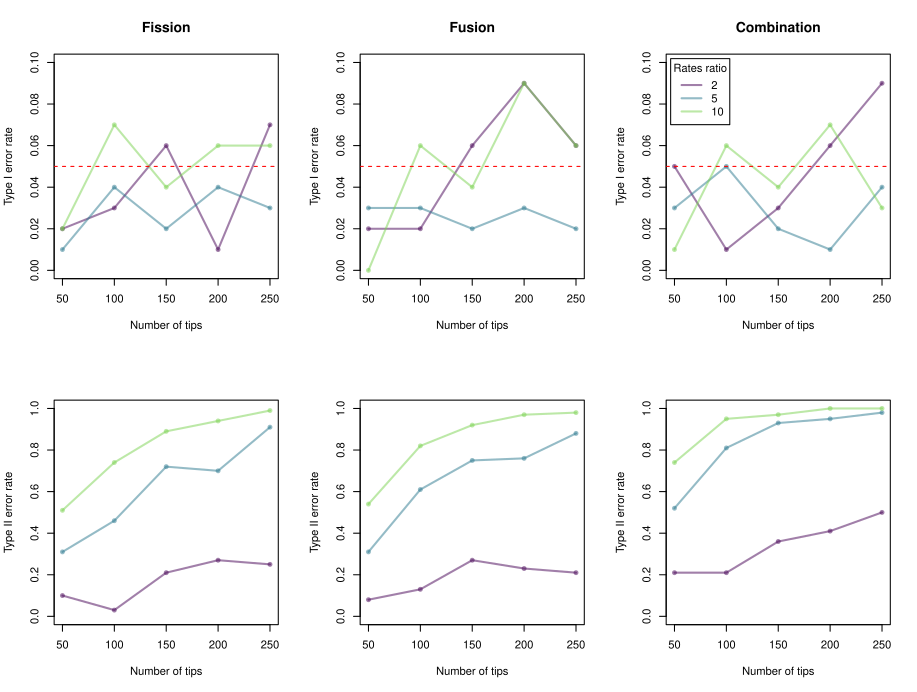

This chart was generated by the following R code:
# Terrence Sylvester
# pradakshanas@gmail.com
# 10 January 2022

# load libraries
library(coda)
library(stringr)

#### calculate significance ####
# get the list of files
files <- dir()
# only keep files that we want
files <- files[grep("post.burnin", files)]
files <- files[grep(paste("condition.1", sep = ""), files)]
# container to store p values
Sigtab <- as.data.frame(matrix(data = NA,
                               nrow = 15,
                               ncol = 6))
colnames(Sigtab) <- c("condition", "ntip","rr", "FissionSignificance", "FusionSignificance", "MeanRateSignificance")
# this will be used to get the post burnin from each MCMC run
pb.seq <- seq(from = 1, to = 5000, by = 50)
# read in data
for(i in 1:length(files)){
  dat <- read.csv(files[i])
  # make tables to hold rates in each simulation
  tab <- as.data.frame(matrix(data = NA, nrow = 100, ncol = 3))
  # label columns
  colnames(tab) <- c("FissionPassZero", "FusionPassZero", "MeanRatepassZero")
  for(j in 1:100){
    # fission
    # calculate HPD interval
    HPD.fis <- HPDinterval(as.mcmc(dat$asc2[pb.seq[j]:(pb.seq[j] + 49)] - dat$asc1[pb.seq[j]:(pb.seq[j] + 49)]))
    if(HPD.fis[1] < 0 & HPD.fis[2] > 0){
      tab$FissionPassZero[j] <- 0
    }else{
      tab$FissionPassZero[j] <- 1
    }
    # fusion
    # calculate HPD interval
    HPD.fus <- HPDinterval(as.mcmc(dat$desc2[pb.seq[j]:(pb.seq[j] + 49)] - dat$desc1[pb.seq[j]:(pb.seq[j] + 49)]))
    if(HPD.fus[1] < 0 & HPD.fus[2] > 0){
      tab$FusionPassZero[j] <- 0
    }else{
      tab$FusionPassZero[j] <- 1
    }
    # combined
    # calculate HPD interval
    HPD.comb <- HPDinterval(as.mcmc((dat$asc2[pb.seq[j]:(pb.seq[j] + 49)] + dat$desc2[pb.seq[j]:(pb.seq[j] + 49)])/2  - (dat$asc1[pb.seq[j]:(pb.seq[j] + 49)] + dat$desc1[pb.seq[j]:(pb.seq[j] + 49)])/2))
    if(HPD.comb[1] < 0 & HPD.comb[2] > 0){
      tab$MeanRatepassZero[j] <- 0
    }else{
      tab$MeanRatepassZero[j] <- 1
    }
  }
  
  Sigtab$condition[i] <- as.numeric(str_replace_all(files[i], c("post.burnin." = "",
                                                                "tree50." = "",
                                                                "tree100." = "",
                                                                "tree150." = "",
                                                                "tree200." = "",
                                                                "tree250." = "",
                                                                "condition." = "",
                                                                ".rr.2.csv" = "",
                                                                ".rr.5.csv" = "",
                                                                ".rr.10.csv" = "")))
  
  Sigtab$ntip[i] <- as.numeric(str_replace_all(files[i], c("post.burnin." = "",
                                                           "condition.1." = "",
                                                           "condition.2." = "",
                                                           "condition.3." = "",
                                                           "condition.4." = "",
                                                           "condition.5." = "",
                                                           "condition.6." = "",
                                                           "tree" = "",
                                                           ".rr.2.csv" = "",
                                                           ".rr.5.csv" = "",
                                                           ".rr.10.csv" = "")))
  
  Sigtab$rr[i] <- as.numeric(str_replace_all(files[i], c("post.burnin." = "",
                                                         "condition.1." = "",
                                                         "condition.2." = "",
                                                         "condition.3." = "",
                                                         "condition.4." = "",
                                                         "condition.5." = "",
                                                         "condition.6." = "",
                                                         "tree50." = "",
                                                         "tree100." = "",
                                                         "tree150." = "",
                                                         "tree200." = "",
                                                         "tree250." = "",
                                                         "rr." = "",
                                                         ".csv" = "")))
  
  Sigtab$FissionSignificance[i] <- sum(tab$FissionPassZero) / 100
  Sigtab$FusionSignificance[i] <- sum(tab$FusionPassZero) / 100
  Sigtab$MeanRateSignificance[i] <- sum(tab$MeanRatepassZero) / 100
}
# re order ptab by tip number
Sigtab <- Sigtab[order(Sigtab$ntip),]
# keep onlu SigTab
rm(list = ls()[-c(which(ls() == "Sigtab"))]) 

#### calculate power ####
# get the list of files
files <- dir()
# only keep files that we want
files <- files[grep("post.burnin", files)]
files <- files[grep(paste("condition.2", sep = ""), files)]
# container to store p values
Ptab <- as.data.frame(matrix(data = NA,
                             nrow = 15,
                             ncol = 6))
colnames(Ptab) <- c("condition", "ntip","rr", "FissionSignificance", "FusionSignificance", "MeanRateSignificance")
# this will be used to get the post burnin from each MCMC run
pb.seq <- seq(from = 1, to = 5000, by = 50)
# read in data
for(i in 1:length(files)){
  dat <- read.csv(files[i])
  # make tables to hold rates in each simulation
  tab <- as.data.frame(matrix(data = NA, nrow = 100, ncol = 3))
  # label columns
  colnames(tab) <- c("FissionPassZero", "FusionPassZero", "MeanRatepassZero")
  for(j in 1:100){
    # fission
    # calculate HPD interval
    HPD.fis <- HPDinterval(as.mcmc(dat$asc2[pb.seq[j]:(pb.seq[j] + 49)] - dat$asc1[pb.seq[j]:(pb.seq[j] + 49)]))
    if(HPD.fis[1] < 0 & HPD.fis[2] > 0){
      tab$FissionPassZero[j] <- 0
    }else{
      tab$FissionPassZero[j] <- 1
    }
    # fusion
    # calculate HPD interval
    HPD.fus <- HPDinterval(as.mcmc(dat$desc2[pb.seq[j]:(pb.seq[j] + 49)] - dat$desc1[pb.seq[j]:(pb.seq[j] + 49)]))
    if(HPD.fus[1] < 0 & HPD.fus[2] > 0){
      tab$FusionPassZero[j] <- 0
    }else{
      tab$FusionPassZero[j] <- 1
    }
    # combined
    # calculate HPD interval
    HPD.comb <- HPDinterval(as.mcmc((dat$asc2[pb.seq[j]:(pb.seq[j] + 49)] + dat$desc2[pb.seq[j]:(pb.seq[j] + 49)])/2  - (dat$asc1[pb.seq[j]:(pb.seq[j] + 49)] + dat$desc1[pb.seq[j]:(pb.seq[j] + 49)])/2))
    if(HPD.comb[1] < 0 & HPD.comb[2] > 0){
      tab$MeanRatepassZero[j] <- 0
    }else{
      tab$MeanRatepassZero[j] <- 1
    }
  }
  
  Ptab$condition[i] <- as.numeric(str_replace_all(files[i], c("post.burnin." = "",
                                                              "tree50." = "",
                                                              "tree100." = "",
                                                              "tree150." = "",
                                                              "tree200." = "",
                                                              "tree250." = "",
                                                              "condition." = "",
                                                              ".rr.2.csv" = "",
                                                              ".rr.5.csv" = "",
                                                              ".rr.10.csv" = "")))
  
  Ptab$ntip[i] <- as.numeric(str_replace_all(files[i], c("post.burnin." = "",
                                                         "condition.1." = "",
                                                         "condition.2." = "",
                                                         "condition.3." = "",
                                                         "condition.4." = "",
                                                         "condition.5." = "",
                                                         "condition.6." = "",
                                                         "tree" = "",
                                                         ".rr.2.csv" = "",
                                                         ".rr.5.csv" = "",
                                                         ".rr.10.csv" = "")))
  
  Ptab$rr[i] <- as.numeric(str_replace_all(files[i], c("post.burnin." = "",
                                                       "condition.1." = "",
                                                       "condition.2." = "",
                                                       "condition.3." = "",
                                                       "condition.4." = "",
                                                       "condition.5." = "",
                                                       "condition.6." = "",
                                                       "tree50." = "",
                                                       "tree100." = "",
                                                       "tree150." = "",
                                                       "tree200." = "",
                                                       "tree250." = "",
                                                       "rr." = "",
                                                       ".csv" = "")))
  
  Ptab$FissionSignificance[i] <- sum(tab$FissionPassZero) / 100
  Ptab$FusionSignificance[i] <- sum(tab$FusionPassZero) / 100
  Ptab$MeanRateSignificance[i] <- sum(tab$MeanRatepassZero) / 100
}
# re order ptab by tip number
Ptab <- Ptab[order(Ptab$ntip),]
# keep onlu SigTab and Ptab
rm(list = ls()[-c(which(ls() %in% c("Sigtab", "Ptab")))]) 
# plot
{
  par(mfrow = c(2,3))
  #set colours and point types
  col <- viridis::viridis(3, alpha = 0.5, end = 0.8)
  
  ## Type I error rate Fission
  plot(x = NULL,
       y = NULL,
       xlim = c(50,250),
       ylim = c(0,0.1),
       ylab = "Type I error rate",
       xlab = "Number of tips",
       main = "Fission") 
  
  for(i in 1:3){
    # plot condition 2
    lines(x = Sigtab$ntip[Sigtab$rr == sort(unique(Sigtab$rr))[i]],
          y = Sigtab$FissionSignificance[Sigtab$rr == sort(unique(Sigtab$rr))[i]],
          pch = 16,
          type = "o", lwd = 2,
          col = col[i])
    
  }
  # add 0.05 p value cut off
  abline(h = 0.05, col = "red", lty = 2)
  
  ## Type I error rate Fusion
  plot(x = NULL,
       y = NULL,
       xlim = c(50,250),
       ylim = c(0,0.1),
       ylab = "Type I error rate",
       xlab = "Number of tips",
       main = "Fusion") 
  
  for(i in 1:3){
    # plot condition 2
    lines(x = Sigtab$ntip[Sigtab$rr == sort(unique(Sigtab$rr))[i]],
          y = Sigtab$FusionSignificance[Sigtab$rr == sort(unique(Sigtab$rr))[i]],
          pch = 16,
          type = "o", lwd = 2,
          col = col[i])
    
  }
  # add 0.05 p value cut off
  abline(h = 0.05, col = "red", lty = 2)
  
  ## Type I error rate MeanRateCombined
  plot(x = NULL,
       y = NULL,
       xlim = c(50,250),
       ylim = c(0,0.1),
       ylab = "Type I error rate",
       xlab = "Number of tips",
       main = "Combination") 
  
  for(i in 1:3){
    # plot condition 2
    lines(x = Sigtab$ntip[Sigtab$rr == sort(unique(Sigtab$rr))[i]],
          y = Sigtab$MeanRateSignificance[Sigtab$rr == sort(unique(Sigtab$rr))[i]],
          pch = 16,
          type = "o", lwd = 2,
          col = col[i])
    
  }
  # add legend
  legend("topleft",inset=.02,
         legend=c("2",
                  "5",
                  "10"),
         col=col, 
         lty=1,
         cex=1,
         lwd = 2,title = "Rates ratio")
  
  # add 0.05 p value cut off
  abline(h = 0.05, col = "red", lty = 2)
  
  ## Type II error rate fission
  plot(x = NULL,
       y = NULL,
       xlim = c(50,250),
       ylim = c(0,1),
       ylab = "Type II error rate",
       xlab = "Number of tips") 
  
  for(i in 1:3){
    # plot condition 2
    lines(x = Ptab$ntip[Ptab$rr == sort(unique(Ptab$rr))[i]],
          y = Ptab$FissionSignificance[Ptab$rr == sort(unique(Ptab$rr))[i]],
          pch = 16,
          type = "o", lwd = 2,
          col = col[i])
    
  }
  
  ## Type II error rate fusion
  plot(x = NULL,
       y = NULL,
       xlim = c(50,250),
       ylim = c(0,1),
       ylab = "Type II error rate",
       xlab = "Number of tips") 
  
  for(i in 1:3){
    # plot condition 2
    lines(x = Ptab$ntip[Ptab$rr == sort(unique(Ptab$rr))[i]],
          y = Ptab$FusionSignificance[Ptab$rr == sort(unique(Ptab$rr))[i]],
          pch = 16,
          type = "o", lwd = 2,
          col = col[i])
    
  }
  
  ## Type II error rate MeanRateCombined
  plot(x = NULL,
       y = NULL,
       xlim = c(50,250),
       ylim = c(0,1),
       ylab = "Type II error rate",
       xlab = "Number of tips") 
  
  for(i in 1:3){
    # plot condition 2
    lines(x = Ptab$ntip[Ptab$rr == sort(unique(Ptab$rr))[i]],
          y = Ptab$MeanRateSignificance[Ptab$rr == sort(unique(Ptab$rr))[i]],
          pch = 16,
          type = "o", lwd = 2,
          col = col[i])
    
  }
}
